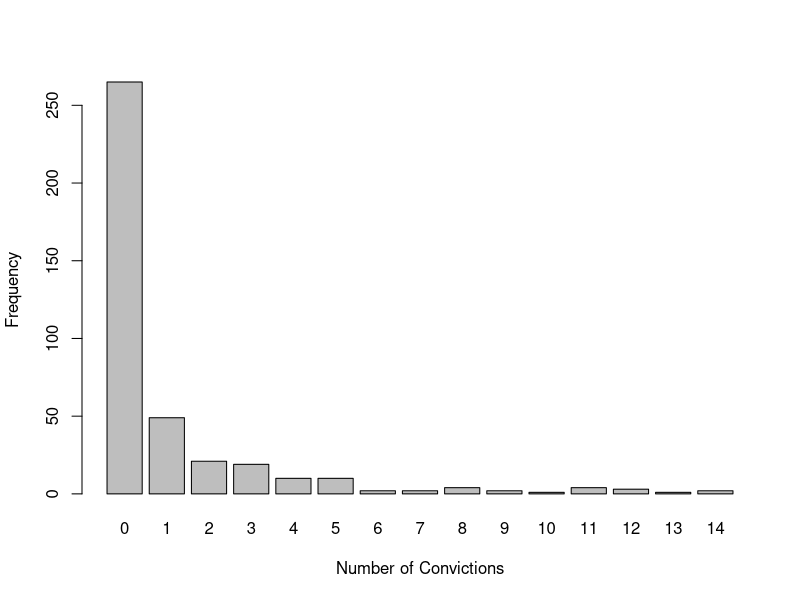
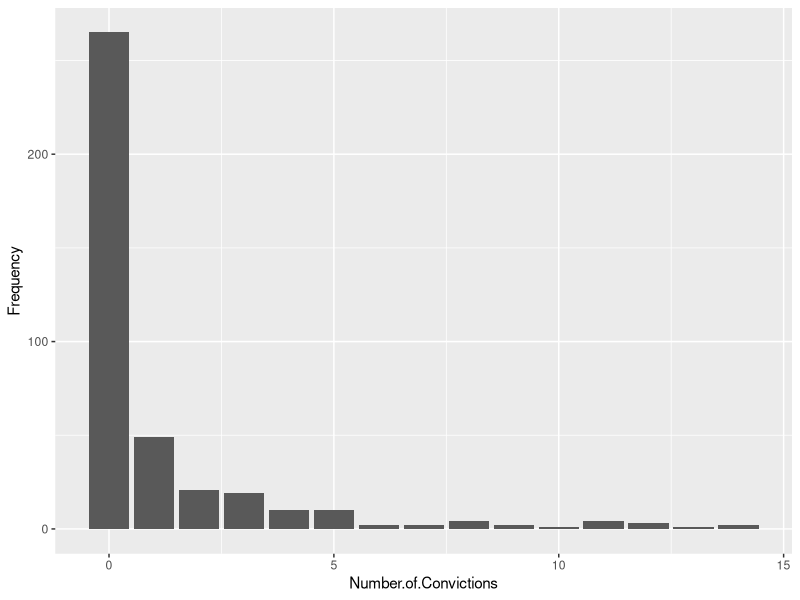
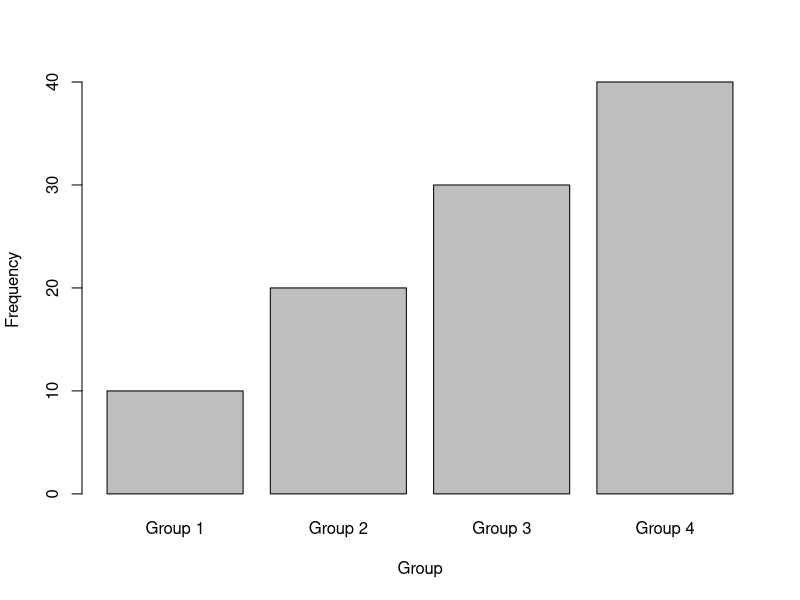
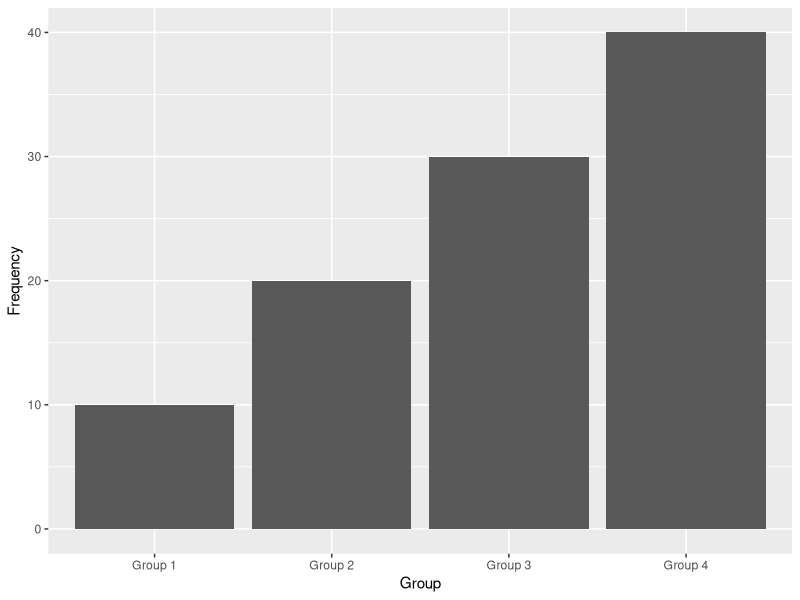

R code for these plots, in order:
## ---- chunk 1
library(tidyverse)
## ---- chunk 2
graph1 <- data.frame("Number of Convictions" = 0:14, "Frequency" = c(265, 49, 21, 19, 10, 10, 2, 2, 4, 2, 1, 4, 3, 1, 2))

barplot(graph1$Frequency, 
        axisnames = TRUE,
        names.arg = graph1$Number.of.Convictions,
        xlab = "Number of Convictions",
        ylab = "Frequency")

ggplot(graph1, aes(Number.of.Convictions, Frequency)) +
  geom_col()
## ---- chunk 3
graph2 <- data.frame("Group" = c("Group 1", "Group 2", "Group 3", "Group 4"), "Frequency" = c(10, 20, 30, 40))


barplot(graph2$Frequency,
        names.arg = graph2$Group,
        xlab = "Group",
        ylab = "Frequency")

ggplot(graph2, aes(Group, Frequency)) +
  geom_col()


